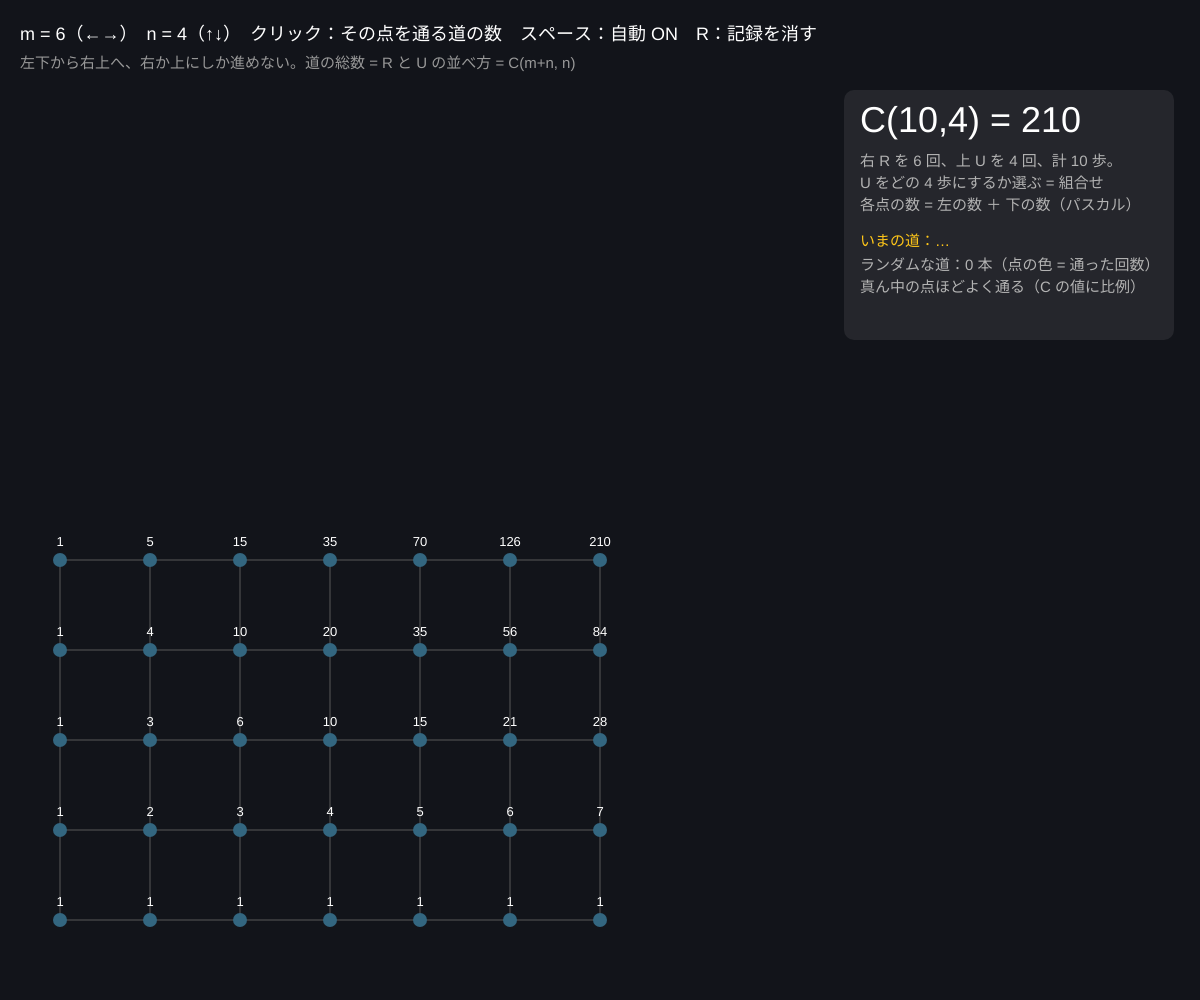
Frame 1 (no input)
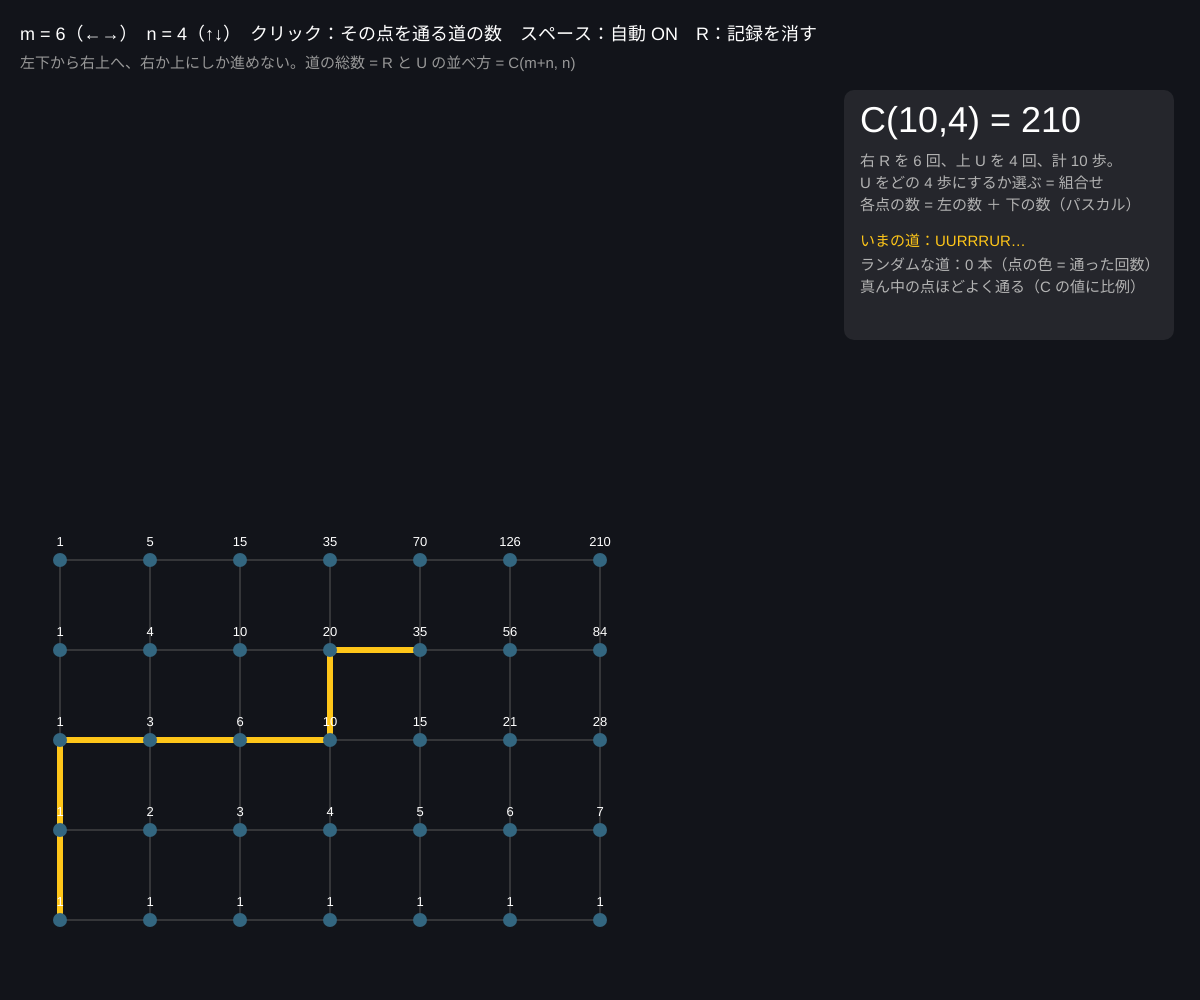
Frame 60 (no input)
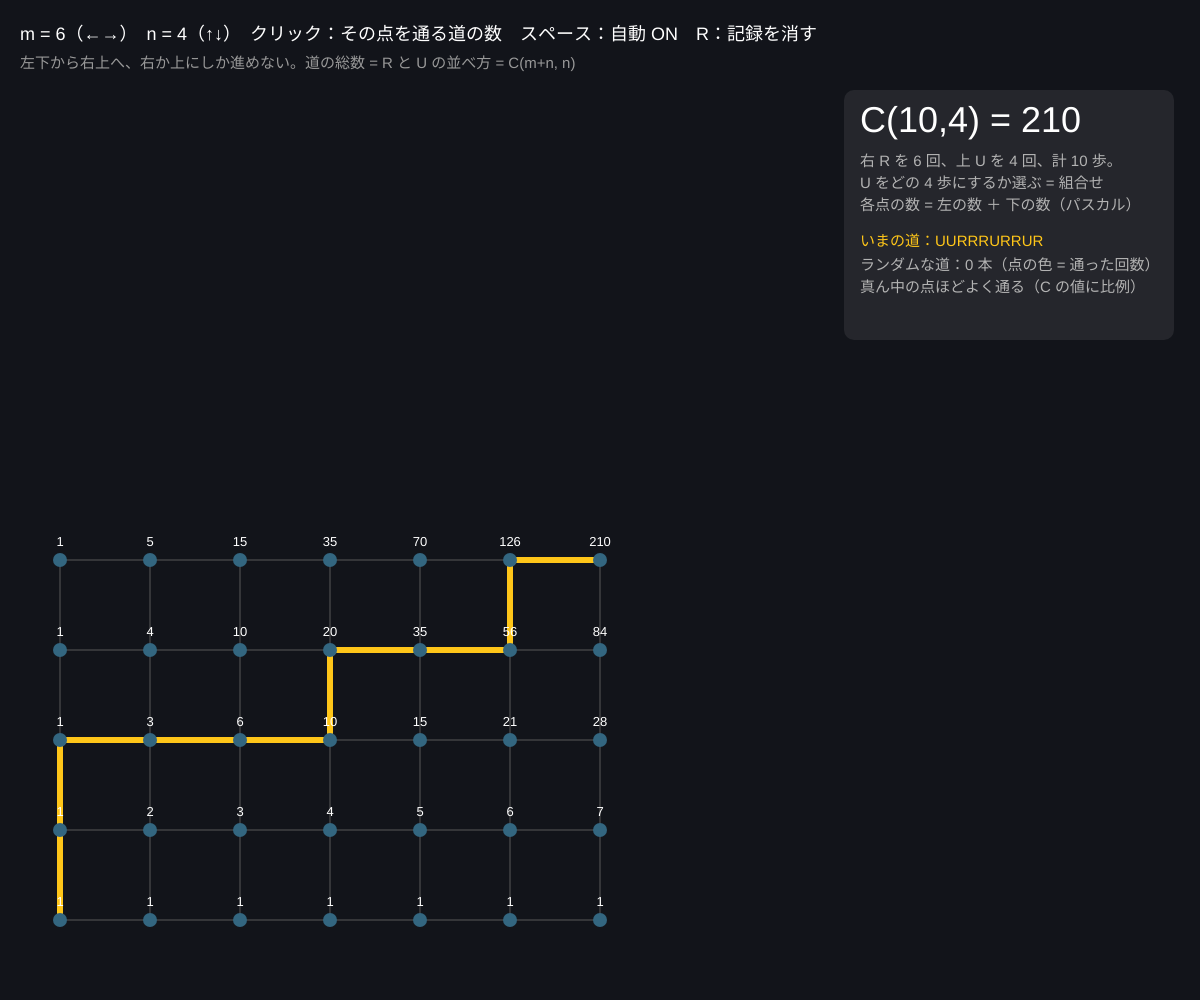
Frame 120 (the mouse pressed at the canvas centre since frame 60)

The p5.js sketch that drew these frames (run headless with seeded random() and noise() and a simulated clock; from frame 60 on, the mouse is pressed at the canvas centre):

// p5.js sketch
// ── sketch.js
// ============================================
// 02 格子路の数え上げ
// 左下 (0,0) から右上 (m,n) まで、右か上にしか進めない道は C(m+n, n) 通り
// 各交差点に「ここまで来る道の数」を書くと、パスカルの三角形が現れる
// ←→ = m（1〜8）/ ↑↓ = n（1〜8）/ クリック = その点を通る道の数 / スペース = ランダムな道を次々に / R = 道を消す
// ============================================

let m = 6, n = 4;          // ★ 格子の大きさ
let ways = [];             // ways[i][j] = (i,j) までの道の数
let pathSteps = [];        // いま描いている道（'R' / 'U' の列）
let progress = 0;          // 道をどこまで描いたか
let auto = true;
let picked = null;         // クリックした点 {i, j}
let visits = [];           // 各点を通った回数（ランダム道の統計）
let pathCount = 0;

function setup() {
  createCanvas(windowWidth, windowHeight);
  colorMode(HSB, 360, 100, 100, 100);
  rebuild();
}

function rebuild() {
  // ★ 動的計画法：ways[i][j] = ways[i-1][j] + ways[i][j-1]
  ways = [];
  visits = [];
  for (let i = 0; i <= m; i++) {
    ways.push([]); visits.push([]);
    for (let j = 0; j <= n; j++) {
      let v = (i === 0 || j === 0) ? 1 : ways[i - 1][j] + ways[i][j - 1];
      ways[i].push(v);
      visits[i].push(0);
    }
  }
  picked = null;
  pathCount = 0;
  newPath();
}

// ランダムな道：残りの R と U から 1 つ選ぶ（全部の道が同じ確率になるよう、残り数で重みづけ）
function newPath() {
  pathSteps = [];
  let i = 0, j = 0;
  while (i < m || j < n) {
    let right = (i < m) ? waysFrom(i + 1, j) : 0;
    let up = (j < n) ? waysFrom(i, j + 1) : 0;
    if (Math.random() * (right + up) < right) { pathSteps.push('R'); i++; } else { pathSteps.push('U'); j++; }
  }
  progress = 0;
}
// (i,j) から (m,n) までの道の数 = C((m-i)+(n-j), n-j)
function waysFrom(i, j) { if (i > m || j > n) return 0; return ways[m - i][n - j]; }

function gridPos(i, j) {
  let cell = Math.min((width - 420) / m, (height - 220) / n, 90);
  let x0 = 60, y0 = height - 80;
  return { x: x0 + i * cell, y: y0 - j * cell, cell };
}

function draw() {
  background(220, 30, 10);
  if (auto) {
    progress += 0.12;
    if (progress >= pathSteps.length + 6) {
      // 道を記録して次へ
      let i = 0, j = 0; visits[0][0]++;
      for (let s of pathSteps) { if (s === 'R') i++; else j++; visits[i][j]++; }
      pathCount++;
      newPath();
    }
  }

  // 格子線
  let g = gridPos(0, 0);
  stroke(0, 0, 35);
  strokeWeight(1);
  for (let i = 0; i <= m; i++) { let a = gridPos(i, 0), b = gridPos(i, n); line(a.x, a.y, b.x, b.y); }
  for (let j = 0; j <= n; j++) { let a = gridPos(0, j), b = gridPos(m, j); line(a.x, a.y, b.x, b.y); }

  // 道（進んだところまで）
  let shown = Math.min(Math.floor(progress), pathSteps.length);
  let i = 0, j = 0;
  stroke(45, 90, 100);
  strokeWeight(6);
  noFill();
  beginShape();
  let p = gridPos(0, 0);
  vertex(p.x, p.y);
  for (let s = 0; s < shown; s++) {
    if (pathSteps[s] === 'R') i++; else j++;
    p = gridPos(i, j);
    vertex(p.x, p.y);
  }
  endShape();

  // 交差点：道の数、通った回数
  let maxVisit = 1;
  for (let a = 0; a <= m; a++) for (let b = 0; b <= n; b++) maxVisit = Math.max(maxVisit, visits[a][b]);
  noStroke();
  for (let a = 0; a <= m; a++) for (let b = 0; b <= n; b++) {
    let q = gridPos(a, b);
    let heat = visits[a][b] / maxVisit;
    fill(200 - heat * 160, 60 + heat * 30, 50 + heat * 50);
    circle(q.x, q.y, 14 + heat * 10);
    fill(0, 0, 100);
    textAlign(CENTER, BASELINE);
    textSize(13);
    text(ways[a][b], q.x, q.y - 14);
  }
  textAlign(LEFT, BASELINE);

  // 選んだ点
  if (picked) {
    let q = gridPos(picked.i, picked.j);
    noFill();
    stroke(330, 80, 100);
    strokeWeight(3);
    circle(q.x, q.y, 34);
    // 通る道の数 = 左下からここまで × ここから右上まで
    let a = ways[picked.i][picked.j], b = waysFrom(picked.i, picked.j);
    noStroke();
    fill(330, 80, 100);
    textSize(16);
    text('(' + picked.i + ',' + picked.j + ') を通る道：' + a + ' × ' + b + ' = ' + (a * b), q.x + 24, q.y + 6);
  }

  // 右パネル
  let px = width - 340, py = 120;
  fill(0, 0, 100, 8);
  rect(px - 16, py - 30, 330, 250, 10);
  fill(0, 0, 100);
  textSize(36);
  text('C(' + (m + n) + ',' + n + ') = ' + ways[m][n], px, py + 12);
  textSize(15);
  fill(0, 0, 70);
  text('右 R を ' + m + ' 回、上 U を ' + n + ' 回、計 ' + (m + n) + ' 歩。', px, py + 46);
  text('U をどの ' + n + ' 歩にするか選ぶ = 組合せ', px, py + 68);
  text('各点の数 = 左の数 ＋ 下の数（パスカル）', px, py + 90);
  fill(45, 90, 100);
  text('いまの道：' + pathSteps.slice(0, shown).join('') + (shown < pathSteps.length ? '…' : ''), px, py + 126);
  fill(0, 0, 70);
  text('ランダムな道：' + pathCount + ' 本（点の色 = 通った回数）', px, py + 150);
  text('真ん中の点ほどよく通る（C の値に比例）', px, py + 172);

  fill(0, 0, 100);
  textSize(18);
  text('m = ' + m + '（←→）　n = ' + n + '（↑↓）　クリック：その点を通る道の数　スペース：自動 ' + (auto ? 'ON' : 'off') + '　R：記録を消す', 20, 40);
  fill(0, 0, 60);
  textSize(15);
  text('左下から右上へ、右か上にしか進めない。道の総数 = R と U の並べ方 = C(m+n, n)', 20, 68);
}

function mousePressed() {
  let best = null, bd = 1e9;
  for (let a = 0; a <= m; a++) for (let b = 0; b <= n; b++) {
    let q = gridPos(a, b);
    let d = (q.x - mouseX) ** 2 + (q.y - mouseY) ** 2;
    if (d < bd) { bd = d; best = { i: a, j: b }; }
  }
  if (best && bd < 40 * 40) picked = (picked && picked.i === best.i && picked.j === best.j) ? null : best;
}

function keyPressed() {
  if (key === RIGHT_ARROW && m < 8) { m++; rebuild(); }
  if (key === LEFT_ARROW && m > 1) { m--; rebuild(); }
  if (key === UP_ARROW && n < 8) { n++; rebuild(); }
  if (key === DOWN_ARROW && n > 1) { n--; rebuild(); }
  if (key === ' ') auto = !auto;
  if (key === 'r' || key === 'R') rebuild();
}

// ---------- やってみよう ----------
// 1. m = n = 4 で、対角線上の点 (2,2) を通る道の数 = C(4,2) × C(4,2) = 36。クリックして確かめよう
// 2. 道をたくさん流すと、どの点がよく通られる？ 端の点と真ん中の点をくらべよう（二項分布）
// 3. 「対角線より上に出ない道」だけ数えるとカタラン数（08）になる。newPath に条件を足してみよう
// 4. 右上だけでなく「斜め右上」にも進めるようにすると数はどうなる？（デラノイ数）
